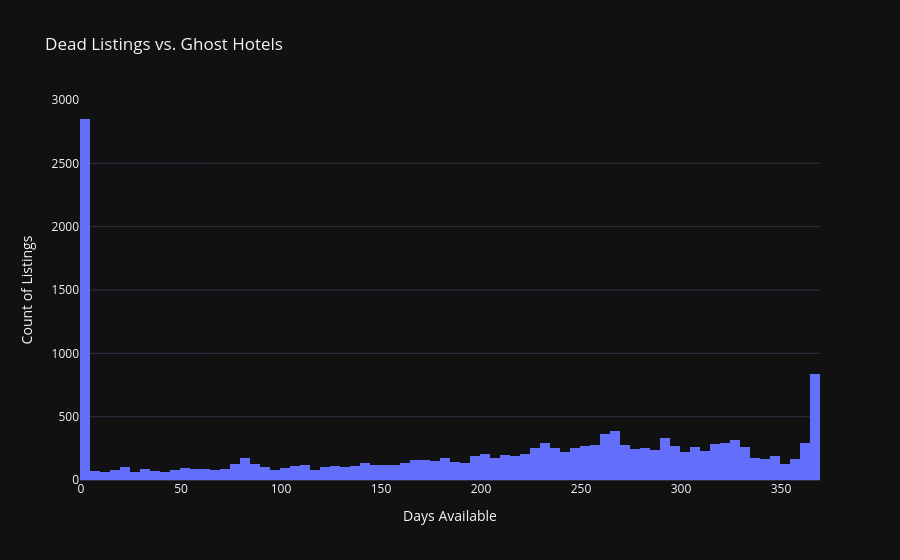

Notebook code for this chart:
### Code cell
df_annual=df_availability[df_availability['availability_window']==365]
fig=px.histogram(
    df_annual,
    x='days_available',
    nbins=100,
    title='Dead Listings vs. Ghost Hotels',
    labels={'days_available':'Days Available'}
)
fig.update_layout(
    yaxis_title='Count of Listings',
    template='plotly_dark')
fig.show()

### Figure 1 — Plotly figure (JSON) as saved in the notebook; plotly's stock layout.template omitted (floating-point values rounded to 4 significant figures; data arrays with more than 128 entries replaced by an {"elided": "..."} marker saying what was removed)
{"data": [{"bingroup": "x", "hovertemplate": "Days Available=%{x}<br>count=%{y}<extra></extra>", "legendgroup": "", "marker": {"color": "#636efa", "pattern": {"shape": ""}}, "name": "", "nbinsx": 100, "orientation": "v", "showlegend": false, "type": "histogram", "x": {"elided": "16107 int values"}, "xaxis": "x", "yaxis": "y"}], "layout": {"barmode": "relative", "legend": {"tracegroupgap": 0}, "title": {"text": "Dead Listings vs. Ghost Hotels"}, "xaxis": {"anchor": "y", "domain": [0, 1], "title": {"text": "Days Available"}}, "yaxis": {"anchor": "x", "domain": [0, 1], "title": {"text": "Count of Listings"}}}}
